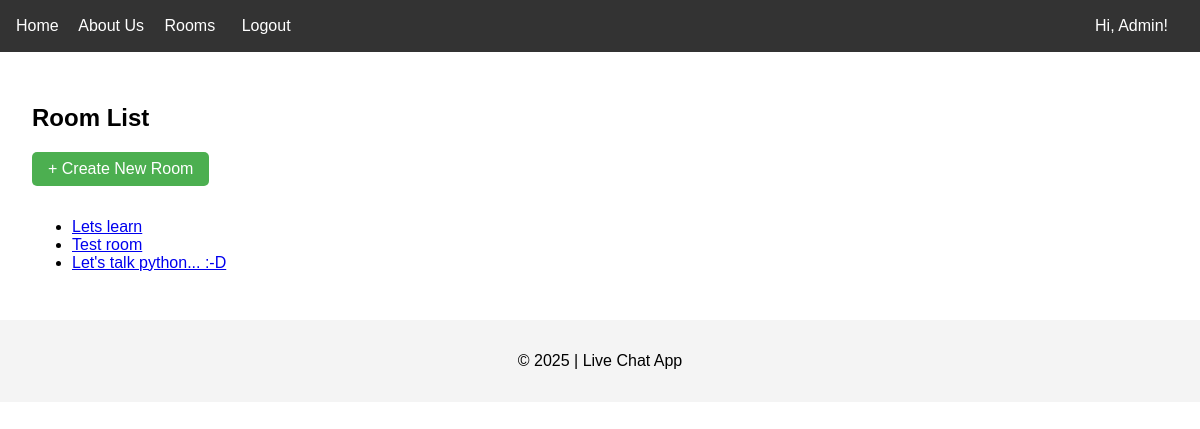
The app's page /rooms/ (signed in) with its own data.
### chat/models.py (models this page shows, shortened)
class ChatRoom(models.Model):
    name = models.CharField(max_length=100)
    slug = models.SlugField(unique=True)

### chat/views.py (the view)
# urls.py: path('rooms/', RoomListView.as_view(), name='room-list'),
class RoomListView(ListView):
    model = ChatRoom
    template_name = 'chat/room_list.html'
    context_object_name = 'rooms'

### chat/templates/chat/room_list.html (shortened to what this page needs)
{% extends "chat/base.html" %}
{% block content %}
<h2>Room List</h2>
{% if user.is_authenticated %}
<a
  href="{% url 'room-create' %}"
  style="
    display: inline-block;
    margin-bottom: 1em;
    background: #4caf50;
    color: white;
    padding: 0.5em 1em;
    text-decoration: none;
    border-radius: 5px;
  "
>
  + Create New Room
</a>
{% endif %}
<ul>
  {% for room in rooms %}
  <li><a href="{% url 'room-detail' slug=room.slug %}">{{ room.name }}</a></li>
  {% empty %}
  <li>No rooms available.</li>
  {% endfor %}
</ul>
{% endblock %}

### chat/templates/chat/base.html (shortened to what this page needs)
<!DOCTYPE html>
<html lang="en">
  <head>
  </head>
  <body>
    <header>
      <nav>
        <div class="nav-left">
          <a href="{% url 'home' %}">Home</a>
          <a href="{% url 'about' %}">About Us</a>
          <a href="{% url 'room-list' %}">Rooms</a>
          {% if user.is_authenticated %}
          <form method="post" action="{% url 'logout' %}" style="display: inline">
            <button type="submit" class="nav-link-button">Logout</button>
          </form>
          {% else %}
          <a href="{% url 'login' %}">Login</a>
          <a href="{% url 'register' %}">Register</a>
          {% endif %}
        </div>
        {% if user.is_authenticated %}
        <div class="nav-right">
          <a href="{% url 'profile' %}">Hi, {{ user.username }}!</a>
        </div>
        {% endif %}
      </nav>
    </header>
    <main>{% block content %} {% endblock %}</main>
    <footer>
      <p>&copy; 2025 | Live Chat App</p>
    </footer>
  </body>
</html>

### chat/templates/chat/base.html (style rules this page uses)
body { font-family: sans-serif; margin: 0; padding: 0; }
header { background-color: #333; padding: 1em; }
nav { display: flex; justify-content: space-between; align-items: center; }
.nav-left a, .nav-right a, .nav-link-button { color: white; text-decoration: none; margin-right: 1em; font: inherit; }
.nav-link-button { background: none; border: none; cursor: pointer; }
main { padding: 2em; }
footer { background-color: #f4f4f4; padding: 1em; text-align: center; }

### records on screen
ChatRoom: name "Lets learn"
ChatRoom: name "Test room"
ChatRoom: name "Let's talk python... :-D"

### other values on screen
{{ user.username }} "Admin"
